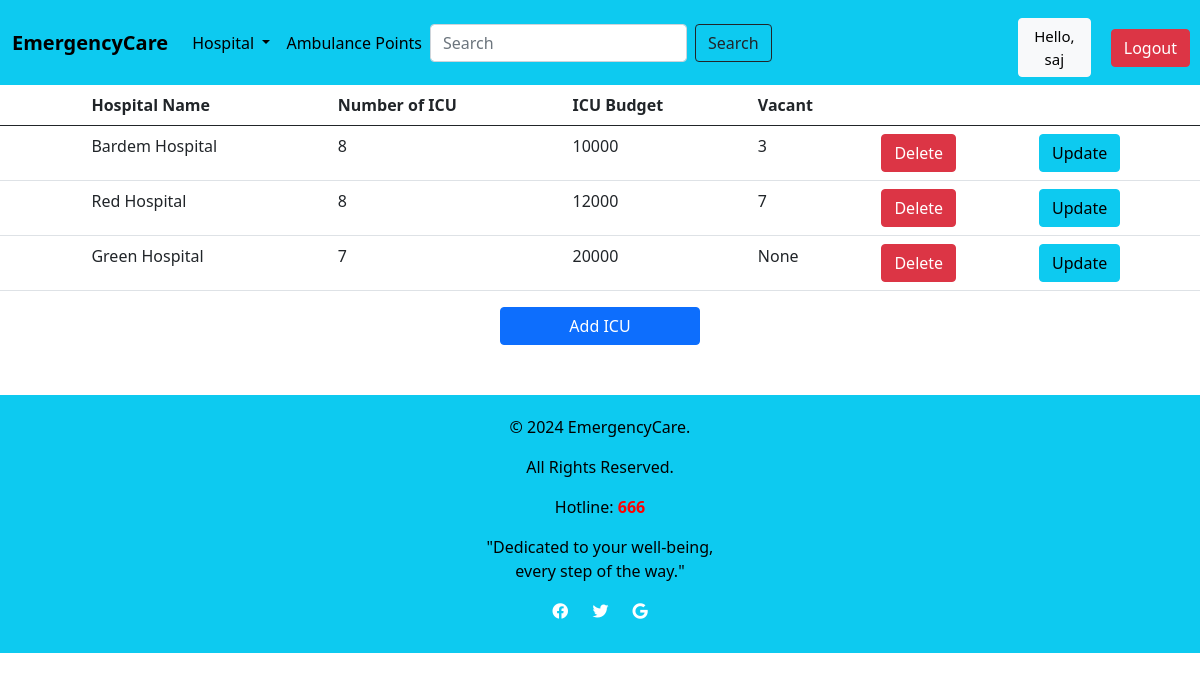
Page /ICUVacancy/ (signed in) on the committed database.
### Location/models.py (models this page shows, shortened)
class ICUVacancy(models.Model):
    H_Name = models.ForeignKey(Hospital, on_delete=models.CASCADE)
    Number_of_ICU = models.IntegerField(blank=True, null=True)
    ICU_Budget = models.IntegerField(blank=True, null=True)
    Vacant = models.CharField(max_length=200,blank=True, null=True)

class Hospital(models.Model):
    H_ID = models.CharField(max_length=200)
    H_name = models.CharField(max_length=200)
    Area_name = models.ForeignKey(Location, on_delete=models.CASCADE)
    image = models.ImageField(upload_to='images/',blank=True, null=True, default='images/default.jpg')
    def __str__(self):
        return self.H_name

### Location/views.py (the view)
# urls.py: path('ICUVacancy/',l_views.icuvac,name='ICUVacancy'),
@login_required(login_url='login')
def icuvac(request):
    icuvac = ICUVacancy.objects.all()
    context = {
        'icuvac': icuvac,
    }
    return render(request, template_name='hospital/ICUVacancy.html',context=context)

### templates/hospital/ICUVacancy.html
 {% extends 'hospital/Home.html' %}
 {% block content %}
 {% load static %}
<table class="table">
  <thead>
    <tr>
       <th></th>
        <th></th>
        <th></th>
      <th scope="col">Hospital Name</th>
      <th scope="col">Number of ICU</th>
      <th scope="col">ICU Budget</th>
      <th scope="col">Vacant</th>
      <th></th>
      <th></th>
    </tr>
  </thead>
  <tbody>
  {% for i in icuvac %}
    <tr>
        <td></td>
        <td></td>
        <td></td>
      <td>{{i.H_Name}}</td>
      <td>{{i.Number_of_ICU}}</td>
      <td>{{i.ICU_Budget}}</td>
      <td>{{i.Vacant}}</td>
      {% if request.user.is_staff %}
      <td><a href="{% url 'delete_ICU' i.id %}" class="btn btn-danger">Delete</a></td>
      <td><a href="{% url 'update_ICU' i.id %}" class="btn btn-info">Update</a></td>
      {% endif %}
    </tr>
  {% endfor %}
  </tbody>
</table>
{% if request.user.is_staff %}
 <div class = "d-grid gap-2 col-2 mx-auto" style="...">
  <a href="{% url 'add_ICU' %}" class = "btn btn-primary">Add ICU</a>
 </div>
 {% endif %}
 {% endblock %}

### templates/hospital/Navbar.html (shortened to what this page needs)
{% load static %}
  <head>
    <link href="https://cdn.jsdelivr.net/npm/bootstrap@5.0.2/dist/css/bootstrap.min.css" rel="stylesheet">
  </head>
  <body>
<nav class="navbar navbar-expand-md navbar-info bg-info">
    <div class="container-fluid">
<a class="navbar-brand" href="{% url 'Home' %}" style="color: #000"><b>EmergencyCare</b>
</a>
        <div class="collapse navbar-collapse" id="navbarNav">
            <ul class="navbar-nav">
                <li class="nav-item dropdown">
                    <a href="#" class="nav-link dropdown-toggle" style="color: black;" role="button"
                    data-bs-toggle="dropdown"
                    aria-expanded="false">
                        Hospital
                    </a>
                </li>
                <li class="nav-item active">
                    <a href="{% url 'Ambulance' %}" class="nav-link" style="color: black;">
                        Ambulance Points
                    </a>
                </li>
            </ul>
           <form class="d-flex" role="search" method="POST" action="{% url 'search' %}">
            <input class="form-control me-2" type="search" placeholder="Search" aria-label="Search" name="Search">
            <input type="submit" class="btn btn-outline-dark" value="Search">
          </form>
        </div>
    </div>
  <span><a class="btn btn-light" href="{% url 'Users' %}" style=" font-size: 15px; color: #000; margin-right: 20px; margin-top: 10px">Hello, {{request.user}}</a></span>
<span><a class="btn btn-danger" href="{% url 'logout' %}" style="margin-right: 10px; margin-top: 10px" >Logout</a></span>
</nav>
  </body>

### templates/hospital/Navbar.html (style rules this page uses)
.btn-light { font-size: 15px; color: #000; margin-right: 20px; }

### rows in the picture
ICUVacancy: H_Name "Bardem Hospital", Number_of_ICU "8", ICU_Budget "10000", Vacant "3"
ICUVacancy: H_Name "Red Hospital", Number_of_ICU "8", ICU_Budget "12000", Vacant "7"
ICUVacancy: H_Name "Green Hospital", Number_of_ICU "7", ICU_Budget "20000", Vacant "None"

### other values in the picture
{{ request.user }} "saj"
